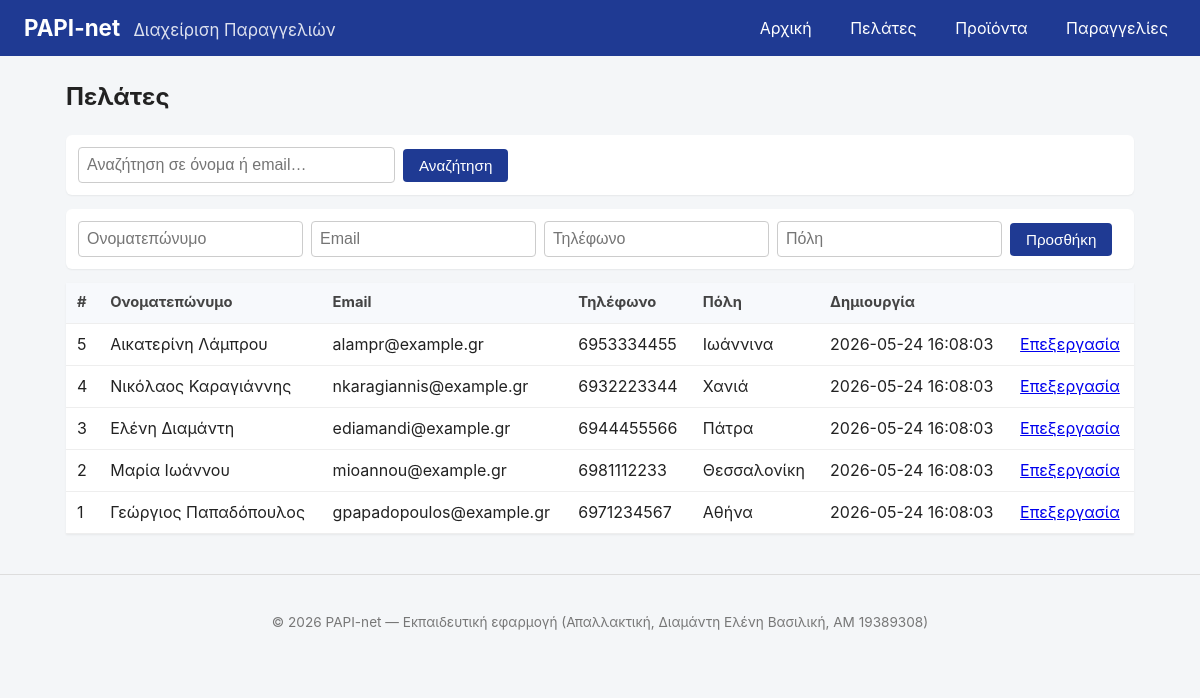
/clients.php, run on the app's committed database.
### tables this page shows
CREATE TABLE IF NOT EXISTS clients (
   
  id INT AUTO_INCREMENT PRIMARY KEY,
   
  fullname VARCHAR(120) NOT NULL,
   
  email VARCHAR(120),
   
  phone VARCHAR(30),
   
  city VARCHAR(60),
   
  created_at TIMESTAMP DEFAULT CURRENT_TIMESTAMP
);

### includes/config.php (called while the page is built, shortened)
<?php
function h(?string $s): string {
    return htmlspecialchars((string)$s, ENT_QUOTES, 'UTF-8');
}

### public/clients.php (the view, shortened to what this page needs)
<?php
require_once __DIR__ . '/../includes/config.php';
$q = trim($_GET['q'] ?? '');
if ($q !== '') {
    $stmt = $pdo->prepare(
        'SELECT id, fullname, email, phone, city, created_at
         FROM clients
         WHERE fullname LIKE :q OR email LIKE :q
         ORDER BY id DESC'
    );
    $stmt->execute([':q' => '%' . $q . '%']);
    $clients = $stmt->fetchAll();
} else {
    $clients = $pdo->query('SELECT id, fullname, email, phone, city, created_at FROM clients ORDER BY id DESC')->fetchAll();
}
require_once __DIR__ . '/../includes/header.php';
?>
<h2>Πελάτες</h2>
<form method="get" class="form-inline" style="margin-bottom:10px;">
    <input type="text" name="q" value="<?= h($q) ?>" placeholder="Αναζήτηση σε όνομα ή email…" size="30">
    <button type="submit">Αναζήτηση</button>
</form>
<form method="post" class="form-inline">
    <input type="text"  name="fullname" placeholder="Ονοματεπώνυμο" required>
    <input type="email" name="email"    placeholder="Email">
    <input type="text"  name="phone"    placeholder="Τηλέφωνο">
    <input type="text"  name="city"     placeholder="Πόλη">
    <button type="submit">Προσθήκη</button>
</form>
<table class="data">
    <thead>
        <tr><th>#</th><th>Ονοματεπώνυμο</th><th>Email</th><th>Τηλέφωνο</th><th>Πόλη</th><th>Δημιουργία</th><th></th></tr>
    </thead>
    <tbody>
    <?php foreach ($clients as $c): ?>
        <tr>
            <td><?= (int)$c['id'] ?></td>
            <td><?= h($c['fullname']) ?></td>
            <td><?= h($c['email']) ?></td>
            <td><?= h($c['phone']) ?></td>
            <td><?= h($c['city']) ?></td>
            <td><?= h($c['created_at']) ?></td>
            <td><a href="clients_edit.php?id=<?= (int)$c['id'] ?>">Επεξεργασία</a></td>
        </tr>
    <?php endforeach; ?>
    </tbody>
</table>
<?php
require_once __DIR__ . '/../includes/footer.php';

### public/assets/style.css (style rules this page uses)
* { box-sizing: border-box; }
body { font-family: -apple-system, BlinkMacSystemFont, "Segoe UI", Roboto, "Helvetica Neue", Arial, sans-serif; margin: 0; background: #f4f6f8; color: #222; line-height: 1.45; }
.form-inline { display: flex; gap: 8px; flex-wrap: wrap; margin: 14px 0; align-items: center; background: #fff; padding: 12px; border-radius: 6px; box-shadow: 0 1px 2px rgba(0,0,0,0.06); }
input[type=text], input[type=email], input[type=date], input[type=number], select { padding: 8px; border: 1px solid #ccc; border-radius: 4px; font-size: 1em; }
button { padding: 8px 16px; background: #1f3a93; color: #fff; border: 0; border-radius: 4px; cursor: pointer; font-size: 0.95em; }
table.data { width: 100%; border-collapse: collapse; margin: 14px 0; background: #fff; box-shadow: 0 1px 2px rgba(0,0,0,0.06); }
table.data th, table.data td { padding: 9px 11px; border-bottom: 1px solid #eee; text-align: left; }
table.data th { background: #f7f9fc; font-size: 0.92em; color: #444; }

### data on the page
clients: id "5", fullname "Αικατερίνη Λάμπρου", email "alampr@example.gr", phone "6953334455", city "Ιωάννινα", created_at "2026-05-24 16:08:03"
clients: id "4", fullname "Νικόλαος Καραγιάννης", email "nkaragiannis@example.gr", phone "6932223344", city "Χανιά", created_at "2026-05-24 16:08:03"
clients: id "3", fullname "Ελένη Διαμάντη", email "ediamandi@example.gr", phone "6944455566", city "Πάτρα", created_at "2026-05-24 16:08:03"
clients: id "2", fullname "Μαρία Ιωάννου", email "mioannou@example.gr", phone "6981112233", city "Θεσσαλονίκη", created_at "2026-05-24 16:08:03"
clients: id "1", fullname "Γεώργιος Παπαδόπουλος", email "gpapadopoulos@example.gr", phone "6971234567", city "Αθήνα", created_at "2026-05-24 16:08:03"
